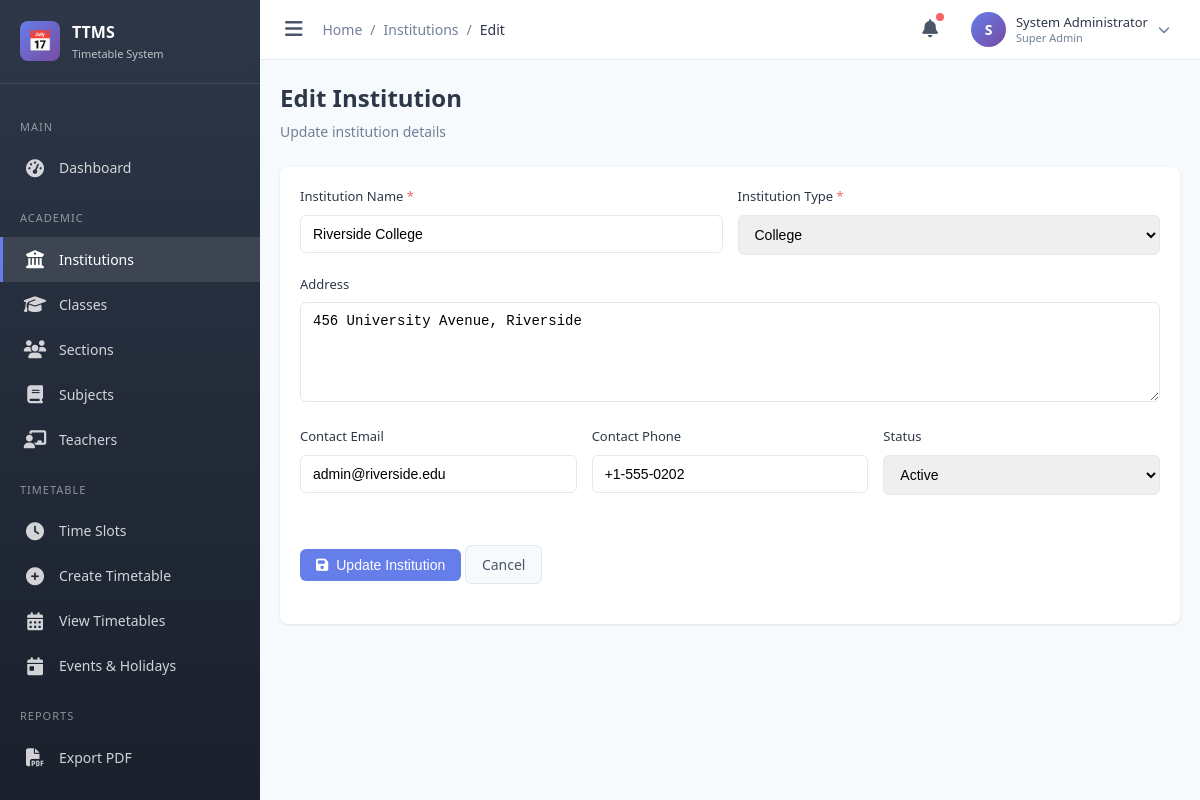
/modules/institution/form.php?id=2 (signed in), run on the app's committed database.
### tables this page shows
CREATE TABLE institutions (
    id INT PRIMARY KEY AUTO_INCREMENT,
    name VARCHAR(200) NOT NULL,
    type ENUM('school','college','university') NOT NULL,
    address TEXT,
    contact_email VARCHAR(100),
    contact_phone VARCHAR(20),
    logo VARCHAR(255),
    status ENUM('active','inactive') DEFAULT 'active',
    created_at TIMESTAMP DEFAULT CURRENT_TIMESTAMP,
    updated_at TIMESTAMP DEFAULT CURRENT_TIMESTAMP ON UPDATE CURRENT_TIMESTAMP
);

### includes/functions.php (called while the page is built, shortened)
<?php
require_once __DIR__ . '/../config/database.php';
function isLoggedIn() {
    return isset($_SESSION['admin_id']) && !empty($_SESSION['admin_id']);
}
function getCurrentAdmin() {
    return dbFetch(
        "SELECT a.*, r.name as role_name
         FROM admins a
         LEFT JOIN roles r ON a.role_id = r.id
         WHERE a.id = ?",
        [$_SESSION['admin_id']]
    );
}
function isSuperAdmin() {
    $admin = getCurrentAdmin();
    return $admin && $admin['is_super_admin'];
}
function getInstitutionById($id) {
    return dbFetch("SELECT * FROM institutions WHERE id = ?", [$id]);
}

### config/database.php (called while the page is built, shortened)
<?php
function getDB() {
    static $pdo = null;
    if ($pdo === null) {
        try {
            $dsn = sprintf(
                "mysql:host=%s;port=%d;dbname=%s;charset=%s",
                DB_HOST,
                DB_PORT,
                DB_NAME,
                DB_CHARSET
            );
            $pdo = new PDO($dsn, DB_USER, DB_PASS, [
                PDO::ATTR_ERRMODE => PDO::ERRMODE_EXCEPTION,
                PDO::ATTR_DEFAULT_FETCH_MODE => PDO::FETCH_ASSOC,
                PDO::ATTR_EMULATE_PREPARES => false,
            ]);
        } catch (PDOException $e) {
            error_log("Database connection failed: " . $e->getMessage());
            throw $e;
        }
    }
    return $pdo;
}
function dbQuery($sql, $params = []) {
    $stmt = getDB()->prepare($sql);
    $stmt->execute($params);
    return $stmt;
}
function dbFetch($sql, $params = []) {
    return dbQuery($sql, $params)->fetch();
}

### includes/auth_check.php (called while the page is built, shortened)
<?php
require_once __DIR__ . '/functions.php';
$currentAdmin = getCurrentAdmin();

### modules/institution/form.php (the view, shortened to what this page needs)
<?php
require_once __DIR__ . '/../../includes/auth_check.php';
$breadcrumb = [
    ['label' => 'Institutions', 'url' => 'index.php'],
    ['label' => isset($_GET['id']) ? 'Edit' : 'Add']
];
require_once __DIR__ . '/../../includes/header.php';
$institution = [
    'id' => '',
    'name' => '',
    'type' => 'school',
    'address' => '',
    'contact_email' => '',
    'contact_phone' => '',
    'status' => 'active'
];
if (isset($_GET['id'])) {
    $id = intval($_GET['id']);
    $data = getInstitutionById($id);
    if ($data) {
        $institution = $data;
    } else {
        showAlert('Institution not found', 'danger');
        redirect('index.php');
    }
}
?>
<div class="page-header">
    <div>
        <h1 class="page-title"><?php echo $institution['id'] ? 'Edit Institution' : 'Add Institution'; ?></h1>
        <p class="page-subtitle"><?php echo $institution['id'] ? 'Update institution details' : 'Create a new institution'; ?></p>
    </div>
</div>
<div class="card">
    <div class="card-body">
        <form method="POST" action="" id="institutionForm">
            <div class="form-row">
                <div class="form-group">
                    <label class="form-label required">Institution Name</label>
                    <input type="text" name="name" class="form-control" value="<?php echo htmlspecialchars($institution['name']); ?>" required>
                </div>
                <div class="form-group">
                    <label class="form-label required">Institution Type</label>
                    <select name="type" class="form-control" required>
                        <option value="college" <?php echo $institution['type'] === 'college' ? 'selected' : ''; ?>>College</option>
                    </select>
                </div>
            </div>
            <div class="form-group">
                <label class="form-label">Address</label>
                <textarea name="address" class="form-control" rows="3"><?php echo htmlspecialchars($institution['address']); ?></textarea>
            </div>
            <div class="form-row">
                <div class="form-group">
                    <label class="form-label">Contact Email</label>
                    <input type="email" name="contact_email" class="form-control" value="<?php echo htmlspecialchars($institution['contact_email']); ?>">
                </div>
                <div class="form-group">
                    <label class="form-label">Contact Phone</label>
                    <input type="tel" name="contact_phone" class="form-control" value="<?php echo htmlspecialchars($institution['contact_phone']); ?>">
                </div>
                <div class="form-group">
                    <label class="form-label">Status</label>
                    <select name="status" class="form-control">
                        <option value="active" <?php echo $institution['status'] === 'active' ? 'selected' : ''; ?>>Active</option>
                    </select>
                </div>
            </div>
            <div class="form-group" style="margin-top: 30px;">
                <button type="submit" class="btn btn-primary">
                    <i class="fas fa-save"></i> <?php echo $institution['id'] ? 'Update' : 'Create'; ?> Institution
                </button>
                <a href="index.php" class="btn btn-secondary">Cancel</a>
            </div>
        </form>
    </div>
</div>
<?php require_once __DIR__ . '/../../includes/footer.php'; ?>

### includes/header.php (shortened to what this page needs)
<?php
$currentPage = basename(dirname($_SERVER['PHP_SELF']));
$currentFile = basename($_SERVER['PHP_SELF'], '.php');
?>
<!DOCTYPE html>
<html lang="en">
<head>
    <link rel="stylesheet" href="/ttc/assets/css/style.css">
    <link rel="stylesheet" href="https://cdnjs.cloudflare.com/ajax/libs/font-awesome/6.4.0/css/all.min.css">
</head>
<body>
    <div class="admin-wrapper">
        <aside class="sidebar" id="sidebar">
            <div class="sidebar-header">
                <div class="sidebar-logo">&#128197;</div>
                <div class="sidebar-title">
                    TTMS
                    <span>Timetable System</span>
                </div>
            </div>
            <nav class="sidebar-menu">
                <div class="menu-category">Main</div>
                <a href="/ttc/modules/dashboard/index.php" class="menu-item <?php echo $currentPage === 'dashboard' ? 'active' : ''; ?>">
                    <i class="fas fa-tachometer-alt"></i>
                    <span>Dashboard</span>
                </a>
                <div class="menu-category">Academic</div>
                <a href="/ttc/modules/institution/index.php" class="menu-item <?php echo $currentPage === 'institution' ? 'active' : ''; ?>">
                    <i class="fas fa-university"></i>
                    <span>Institutions</span>
                </a>
                <a href="/ttc/modules/class/index.php" class="menu-item <?php echo $currentPage === 'class' ? 'active' : ''; ?>">
                    <i class="fas fa-graduation-cap"></i>
                    <span>Classes</span>
                </a>
                <a href="/ttc/modules/section/index.php" class="menu-item <?php echo $currentPage === 'section' ? 'active' : ''; ?>">
                    <i class="fas fa-users"></i>
                    <span>Sections</span>
                </a>
                <a href="/ttc/modules/subject/index.php" class="menu-item <?php echo $currentPage === 'subject' ? 'active' : ''; ?>">
                    <i class="fas fa-book"></i>
                    <span>Subjects</span>
                </a>
                <a href="/ttc/modules/teacher/index.php" class="menu-item <?php echo $currentPage === 'teacher' ? 'active' : ''; ?>">
                    <i class="fas fa-chalkboard-teacher"></i>
                    <span>Teachers</span>
                </a>
                <div class="menu-category">Timetable</div>
                <a href="/ttc/modules/timeslot/index.php" class="menu-item <?php echo $currentPage === 'timeslot' ? 'active' : ''; ?>">
                    <i class="fas fa-clock"></i>
                    <span>Time Slots</span>
                </a>
                <a href="/ttc/modules/timetable/create.php" class="menu-item <?php echo $currentPage === 'timetable' && $currentFile === 'create' ? 'active' : ''; ?>">
                    <i class="fas fa-plus-circle"></i>
                    <span>Create Timetable</span>
                </a>
                <a href="/ttc/modules/timetable/index.php" class="menu-item <?php echo $currentPage === 'timetable' && $currentFile === 'index' ? 'active' : ''; ?>">
                    <i class="fas fa-calendar-alt"></i>
                    <span>View Timetables</span>
                </a>
                <a href="/ttc/modules/event/index.php" class="menu-item <?php echo $currentPage === 'event' ? 'active' : ''; ?>">
                    <i class="fas fa-calendar-day"></i>
                    <span>Events & Holidays</span>
                </a>
                <div class="menu-category">Reports</div>
                <a href="/ttc/modules/export/index.php" class="menu-item <?php echo $currentPage === 'export' ? 'active' : ''; ?>">
                    <i class="fas fa-file-pdf"></i>
                    <span>Export PDF</span>
                </a>
                <?php if (isSuperAdmin()): ?>
                <div class="menu-category">Administration</div>
                <?php endif; ?>
            </nav>
        </aside>
        <main class="main-content">
            <header class="main-header">
                <div class="header-left">
                    <button class="sidebar-toggle" id="sidebarToggle">
                        <i class="fas fa-bars"></i>
                    </button>
                    <nav class="breadcrumb">
                        <a href="/ttc/modules/dashboard/index.php">Home</a>
                        <?php if (isset($breadcrumb)): ?>
                            <?php foreach ($breadcrumb as $item): ?>
                                <span class="breadcrumb-separator">/</span>
                                <?php if (isset($item['url'])): ?>
                                    <a href="<?php echo $item['url']; ?>"><?php echo $item['label']; ?></a>
                                <?php else: ?>
                                    <span class="breadcrumb-current"><?php echo $item['label']; ?></span>
                                <?php endif; ?>
                            <?php endforeach; ?>
                        <?php endif; ?>
                    </nav>
                </div>
                <div class="header-right">
                    <button class="header-btn" title="Notifications">
                        <i class="fas fa-bell"></i>
                        <span class="notification-badge"></span>
                    </button>
                    <div class="user-menu" onclick="toggleUserDropdown()">
                        <div class="user-avatar">
                            <?php echo strtoupper(substr($currentAdmin['name'], 0, 1)); ?>
                        </div>
                        <div class="user-info">
                            <div class="user-name"><?php echo htmlspecialchars($currentAdmin['name']); ?></div>
                            <div class="user-role"><?php echo $currentAdmin['is_super_admin'] ? 'Super Admin' : ($currentAdmin['role_name'] ?? 'Admin'); ?></div>
                        </div>
                        <i class="fas fa-chevron-down" style="font-size: 12px; color: var(--text-light);"></i>
                    </div>
                </div>
            </header>
            <div class="content-wrapper">

### data on the page
institutions: name "Riverside College", type "College", address "456 University Avenue, Riverside", contact_email "admin@riverside.edu", contact_phone "+1-555-0202", status "Active"

### other printed values
$item['label'] "Institutions"
$item['label'] "Edit"
substr($currentAdmin['name'], 0, 1) "S"
$currentAdmin['name'] "System Administrator"
